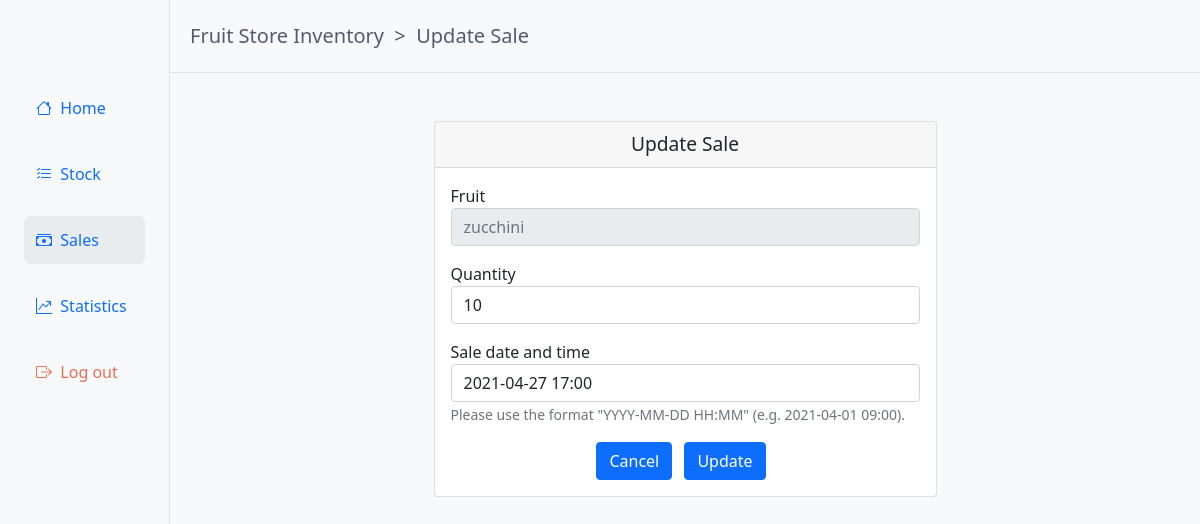
The app's page /sales/199/update/ (signed in) with its own data.
### sales/models.py (models this page shows, shortened)
class Sale(models.Model):
    fruit = models.ForeignKey(
        Fruit,
        related_name="sales",
        on_delete=models.SET_NULL,
        null=True,
    )
    fruit_name = models.CharField(max_length=100)
    quantity = models.PositiveIntegerField(
        default=0,
        validators=[MinValueValidator(0), MaxValueValidator(999999999999)],
    )
    fruit_price_when_sold = models.PositiveIntegerField(blank=True, null=True)
    proceeds = models.PositiveIntegerField(blank=True, null=True)
    sold_on = models.DateTimeField(validators=[reject_future_date_time])
    class Meta:
        verbose_name = "sale"
        verbose_name_plural = "sales"

### sales/views.py (the view)
# urls.py: path("<int:pk>/update/", sale_update, name="sale_update"),
@login_required
def sale_update(request, pk):
    sale = get_object_or_404(Sale, pk=pk)
    if request.method == "POST":
        form = SaleUpdateForm(request.POST, instance=sale)
        if form.is_valid():
            sale = form.save(commit=False)
            sale.calculate_proceeds()
            sale.save()
            return redirect("sale_list")
    else:
        form = SaleUpdateForm(instance=sale)
    return render(
        request, "sales/sale_update.html", {"form": form, "sale": sale}
    )

### sales/forms.py
class SaleUpdateForm(forms.ModelForm):
    quantity = forms.CharField(
        label="Quantity",
        error_messages={
            "required": "Required.",
            "invalid": "Please use digits.",
            "max_value": "Please enter a number between 0 and 999999999999.",
            "min_value": "Please enter a number between 0 and 999999999999.",
        },
    )
    sold_on = forms.DateTimeField(
        label="Sale date and time",
        error_messages={
            "required": "Required.",
            "invalid": "Please enter a valid date and time.",
        },
        help_text='Please use the format "YYYY-MM-DD HH:MM" (e.g. 2021-04-01 09:00).',
        input_formats=["%Y-%m-%d %H:%i"],
        widget=forms.DateTimeInput(format="%Y-%m-%d %H:%M"),
    )
    class Meta:
        model = Sale
        fields = (
            "quantity",
            "sold_on",
        )

### templates/sales/sale_update.html (shortened to what this page needs)
{% extends 'base.html' %}
{% load crispy_forms_tags %}
{% block page-trail %}&nbsp;&nbsp;>&nbsp;&nbsp;Update Sale{% endblock page-trail %}
{% block content %}
    <div class="row justify-content-center mt-5">
        <div class="col-6">
            <div class="card">
                <div class="card-header">
                    Update Sale
                </div>
                <div class="card-body">
                    <form method="POST" novalidate>
                        <div class="mb-3">
                            Fruit
                            <input class="form-control" type="text" placeholder="{{ sale.fruit_name }}" readonly>
                        </div>
                        <div class="mb-3">
                            {{ form.quantity|as_crispy_field }}
                        </div>
                        <div class="mb-3">
                            {{ form.sold_on|as_crispy_field }}
                        </div>
                        <div class="text-center mt-3">
                            <a href="{% url 'sale_list' %}"  class="btn btn-primary" role="button">Cancel</a>
                            <button type="submit" class="btn btn-primary mx-2">Update</button>
                        </div>
                    </form>
                </div>
            </div>
        </div>
    </div>
{% endblock %}

### static/css/base.css (style rules this page uses)
body { background-color: #f8f9fa; min-width: 700px; }
body, h5, h6, th, a { font-weight: 300; }
a:link { text-decoration: none; }
h5, h6, p, li, a, th, td { color: #555b6e; }
.card-header { font-size: 1.2em; text-align: center; }

### records on screen
Sale: fruit_name "zucchini", quantity "10", sold_on "2021-04-27 17:00"
